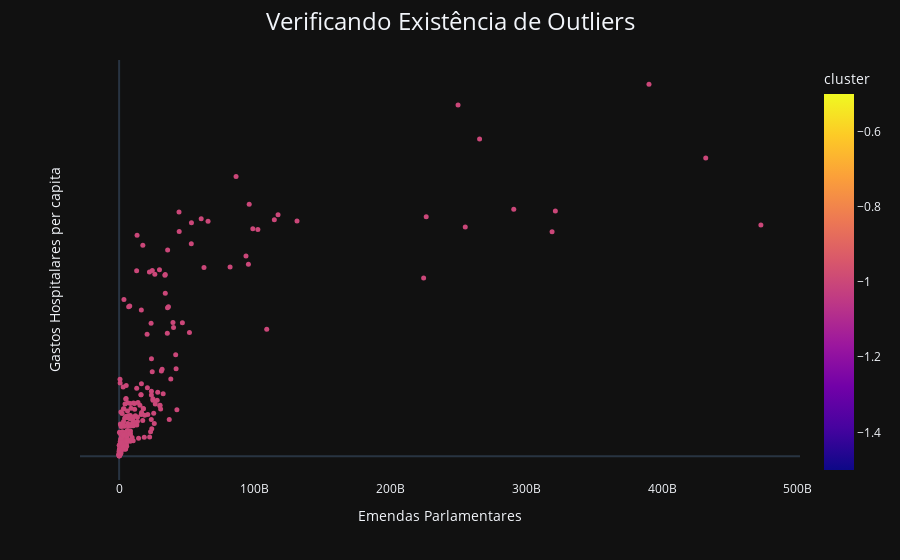

Here is the notebook cell this chart was saved with:
### Code cell
from sklearn.preprocessing import MinMaxScaler
from sklearn.cluster import DBSCAN


clusterpc_df = variaveis_uf_ano[['gastos_percapita','valor_emendas']].copy()

# No need to normalize the data since Plotly Express handles that automatically

# Perform DBSCAN clustering
dbscan = DBSCAN(eps=0.1, min_samples=5)  # You can adjust eps and min_samples
clusterpc_df['cluster'] = dbscan.fit_predict(clusterpc_df[['gastos_percapita', 'valor_emendas']])

fig = px.scatter(clusterpc_df, x='valor_emendas', y='gastos_percapita', color='cluster', template='plotly_dark',
                 labels={'valor_emendas': 'Emendas Parlamentares',
                                  'gastos_percapita': 'Gastos Hospitalares per capita'},
                          hover_data=['valor_emendas', 'gastos_percapita'])

fig.update_layout(title=dict(text='Verificando Existência de Outliers', font=dict(size=24)),
        title_x=0.5)

# Customize the color scale, if needed
fig.update_traces(marker=dict(size=5))

# Add legend labels
fig.update_layout(legend_title='Legend', showlegend=True)
fig.update_layout(legend=dict(title=dict(text='Cluster')))
fig.update_layout(legend_traceorder='reversed')
fig.update_xaxes(showgrid=False)
fig.update_yaxes(showticklabels=False, showgrid=False)


fig.show()

### Figure 1 — Plotly figure (JSON) as saved in the notebook; plotly's stock layout.template omitted (floating-point values rounded to 4 significant figures; data arrays with more than 128 entries replaced by an {"elided": "..."} marker saying what was removed)
{"data": [{"hovertemplate": "Emendas Parlamentares=%{x}<br>Gastos Hospitalares per capita=%{y}<br>cluster=%{marker.color}<extra></extra>", "legendgroup": "", "marker": {"color": {"elided": "243 int values"}, "coloraxis": "coloraxis", "size": 5, "symbol": "circle"}, "mode": "markers", "name": "", "orientation": "v", "showlegend": false, "type": "scatter", "x": {"elided": "243 float values"}, "xaxis": "x", "y": {"elided": "243 float values"}, "yaxis": "y"}], "layout": {"coloraxis": {"colorbar": {"title": {"text": "cluster"}}, "colorscale": [[0, "#0d0887"], [0.1111, "#46039f"], [0.2222, "#7201a8"], [0.3333, "#9c179e"], [0.4444, "#bd3786"], [0.5556, "#d8576b"], [0.6667, "#ed7953"], [0.7778, "#fb9f3a"], [0.8889, "#fdca26"], [1, "#f0f921"]]}, "legend": {"title": {"text": "Cluster"}, "tracegroupgap": 0, "traceorder": "reversed"}, "margin": {"t": 60}, "showlegend": true, "title": {"font": {"size": 24}, "text": "Verificando Existência de Outliers", "x": 0.5}, "xaxis": {"anchor": "y", "domain": [0, 1], "showgrid": false, "title": {"text": "Emendas Parlamentares"}}, "yaxis": {"anchor": "x", "domain": [0, 1], "showgrid": false, "showticklabels": false, "title": {"text": "Gastos Hospitalares per capita"}}}}
